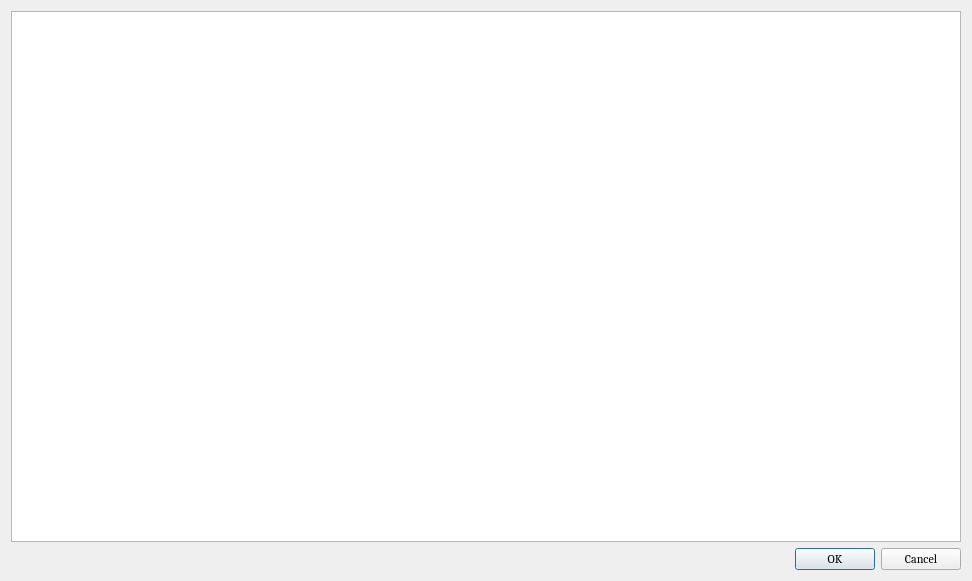
<?xml version="1.0" encoding="UTF-8"?>
<ui version="4.0">
 <class>Dialog</class>
 <widget class="QDialog" name="Dialog">
  <property name="geometry">
   <rect>
    <x>0</x>
    <y>0</y>
    <width>972</width>
    <height>581</height>
   </rect>
  </property>
  <property name="windowTitle">
   <string>Dialog</string>
  </property>
  <layout class="QGridLayout" name="gridLayout">
   <item row="1" column="0">
    <widget class="QDialogButtonBox" name="buttonBox">
     <property name="font">
      <font>
       <family>Cambria</family>
      </font>
     </property>
     <property name="orientation">
      <enum>Qt::Horizontal</enum>
     </property>
     <property name="standardButtons">
      <set>QDialogButtonBox::Cancel|QDialogButtonBox::Ok</set>
     </property>
    </widget>
   </item>
   <item row="0" column="0">
    <widget class="QTextBrowser" name="textBrowser">
     <property name="font">
      <font>
       <family>Cambria</family>
       <pointsize>10</pointsize>
      </font>
     </property>
     <property name="html">
      <string>&lt;!DOCTYPE HTML PUBLIC &quot;-//W3C//DTD HTML 4.0//EN&quot; &quot;http://www.w3.org/TR/REC-html40/strict.dtd&quot;&gt;
&lt;html&gt;&lt;head&gt;&lt;meta name=&quot;qrichtext&quot; content=&quot;1&quot; /&gt;&lt;style type=&quot;text/css&quot;&gt;
p, li { white-space: pre-wrap; }
&lt;/style&gt;&lt;/head&gt;&lt;body style=&quot; font-family:'Cambria'; font-size:10pt; font-weight:400; font-style:normal;&quot;&gt;
&lt;p style=&quot;-qt-paragraph-type:empty; margin-top:0px; margin-bottom:0px; margin-left:0px; margin-right:0px; -qt-block-indent:0; text-indent:0px; font-size:15pt;&quot;&gt;&lt;br /&gt;&lt;/p&gt;&lt;/body&gt;&lt;/html&gt;</string>
     </property>
    </widget>
   </item>
  </layout>
 </widget>
 <resources/>
 <connections>
  <connection>
   <sender>buttonBox</sender>
   <signal>accepted()</signal>
   <receiver>Dialog</receiver>
   <slot>accept()</slot>
   <hints>
    <hint type="sourcelabel">
     <x>248</x>
     <y>254</y>
    </hint>
    <hint type="destinationlabel">
     <x>157</x>
     <y>274</y>
    </hint>
   </hints>
  </connection>
  <connection>
   <sender>buttonBox</sender>
   <signal>rejected()</signal>
   <receiver>Dialog</receiver>
   <slot>reject()</slot>
   <hints>
    <hint type="sourcelabel">
     <x>316</x>
     <y>260</y>
    </hint>
    <hint type="destinationlabel">
     <x>286</x>
     <y>274</y>
    </hint>
   </hints>
  </connection>
 </connections>
</ui>
